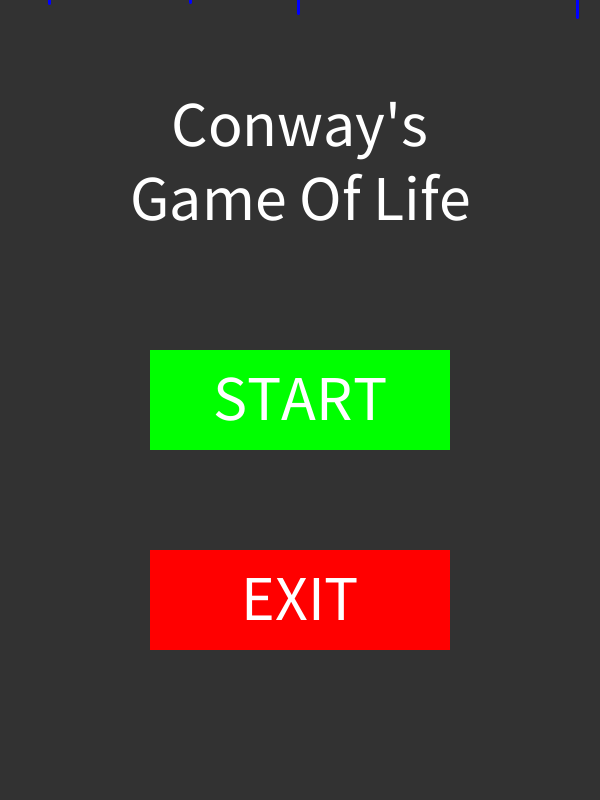
Frame 1 (no input)
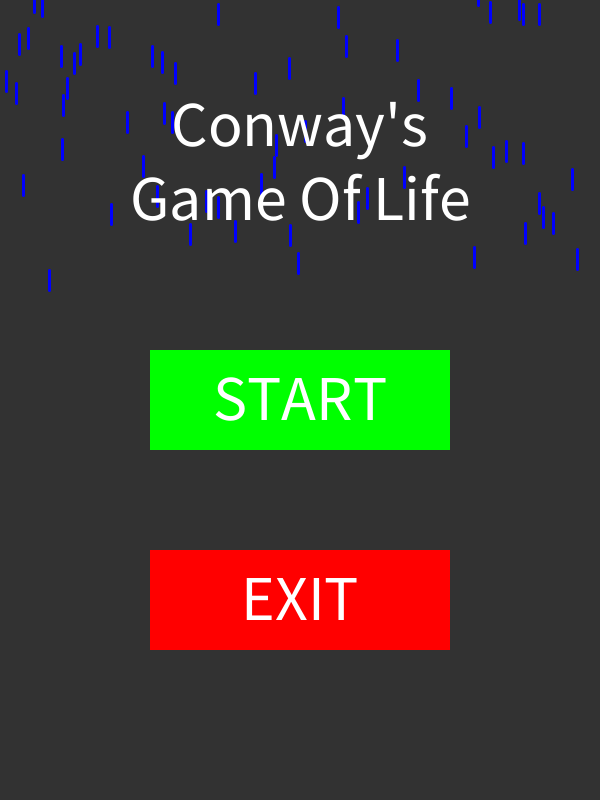
Frame 60 (the mouse pressed at the canvas centre just before this capture)
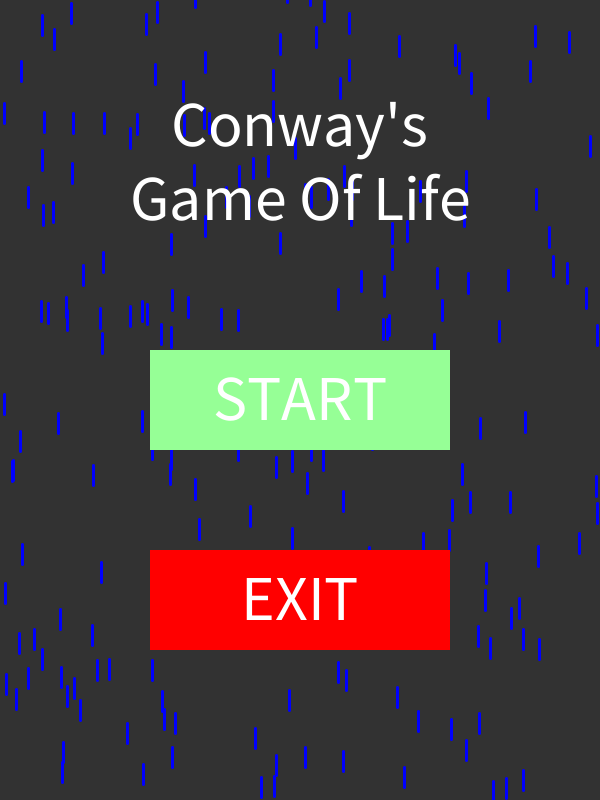
Frame 120 (the mouse held since frame 60 and released just before this capture)

The Processing sketch that drew these frames (run headless with seeded random() and noise(); from frame 60 on, the mouse is pressed at the canvas centre):

// Processing sketch: game_of_life
// ── game_of_life.pde
int margin = 5;
int windowSizeX = 600;
int windowSizeY = 800;
int cellSize = 10;
float scrollX = 218;
boolean started = false;
boolean gameStarted = false;
boolean mouseDown = false;
int speed = 60; //change this to change simulation rate
int iteration = 0;
int neighbours = 0;
int xPos = 0;
int yPos = 0;
color aliveColor = color(255);
color deadColor = color(100);
//int xSize = (width)/(cellSize+margin);
int ySize = (windowSizeY-110)/(cellSize+margin);
int xSize = (windowSizeX)/(cellSize+margin);
boolean[][] deadOrAlive = new boolean[xSize][ySize];
int[][] neighbourCount = new int[xSize][ySize];

drop[] Drop = new drop[1000];

void setup(){
  size(600,800);
  frameRate(60);
  clear();
  fill (150);
  for (int i = 0; i < Drop.length;i++){
   Drop[i] = new drop();
 }
}
void draw(){  
  background(50);
  if (gameStarted){
    mouseCheck();  //<>//
    mouseOver();
    fill(255);
    buttons();  
    if (started && iteration == speed){
      checkNeighbours();
      theMainGame();
      iteration = 0;
    }else if(iteration == speed){
      iteration = 0;
    }else if(iteration > frameRate){
      iteration = 0;
    }
    else{
      iteration ++;
    }
  }
  else{
    //THE RAIN
    strokeWeight(3);
    for (int i = 0; i < Drop.length;i++){
   stroke(0,0,255);
   line(Drop[i].x,Drop[i].y,Drop[i].x,Drop[i].y + 20);
   
   if (Drop[i].y+20 > height){
   Drop[i].y=random(height*-2,0);
   Drop[i].speed=random(1,3);
   }
   Drop[i].speed+=Drop[i].grav;
   Drop[i].y+=Drop[i].speed;
 }
 noStroke();
    drawMenu();
  }
}
void drawMenu(){
  if (mouseX>width/2-150 && mouseX<width/2+150 &&
        mouseY>height/2-50 && mouseY<height/2+50){
          fill(150,255,150);
        }
        else{
          fill(0,255,0);
        }
  rectMode(CENTER);
  rect(width/2,height/2,300,100);
  
  if (mouseX>width/2-150 && mouseX<width/2+150 &&
        mouseY>height - height/4-50 && mouseY<height - height/4+50){
          fill(255,150,150);
        }
        else{
          fill(255,0,0);
        }
  rectMode(CENTER);
  rect(width/2,height - height/4,300,100);
  
  fill(255);
  textAlign(CENTER);
  textSize(64);
  text("START",width/2,height/2+20);
  textAlign(CENTER);
  
  
  textSize(64);
  text("EXIT",width/2,(height - height/4)+20);
  
  textAlign(CENTER);
  textSize(64);
  text("Game Of Life",width/2,height/4+20);
  
  textAlign(CENTER);
  textSize(64);
  text("Conway's",width/2,height/4+20-64-margin*2);
  rectMode(CORNER);
  if(mouseX>width/2-150 && mouseX<width/2+150 &&
        mouseY>height/2-50 && mouseY<height/2+50){
    if (mouseButton == LEFT && mousePressed && mouseX>width/2-150 && mouseX<width/2+150 &&
          mouseY>height/2-50 && mouseY<height/2+50){
      mouseDown=true;
    }else if(mouseDown && !mousePressed && mouseX>width/2-150 && mouseX<width/2+150 &&
          mouseY>height/2-50 && mouseY<height/2+50){
      gameStarted = true;
      mouseDown = false;
    }else{
      mouseDown = false;
    }
  }
  if (mouseX>width/2-150 && mouseX<width/2+150 &&
        mouseY>(height - height/4)-50 && mouseY<(height - height/4)+50){
    if (mouseButton == LEFT && mousePressed && mouseX>width/2-150 && mouseX<width/2+150 &&
          mouseY>(height - height/4)-50 && mouseY<(height - height/4)+50){
      mouseDown=true;
    }else if(mouseDown && !mousePressed && mouseX>width/2-150 && mouseX<width/2+150 &&
          mouseY>(height - height/4)-50 && mouseY<(height - height/4)+50){
      exit();
      mouseDown = false;
    }else{
      mouseDown = false;
    }
  }
}
void theMainGame(){
  for(int i = 0;i<xSize;i++){
    for(int j = 0;j<ySize;j++){
      if (neighbourCount[i][j]<2){
        deadOrAlive[i][j]=false;
      }
      if(neighbourCount[i][j]>3){
        deadOrAlive[i][j]=false;
      }
      /*if (neighbourCount[i][j]==6){ //only re-enable for the "high life"
        deadOrAlive[i][j]=true;
      }*/
      if (neighbourCount[i][j]==3){
        deadOrAlive[i][j]=true;
      }
    }
  }
}
void checkNeighbours(){
  for(int i = 0;i<xSize;i++){
    for(int j = 0;j<ySize;j++){
      neighbours = 0;
      if (i-1>0&&j-1>0){ 
        if (deadOrAlive[i-1][j-1]){
          neighbours++;
        }
      }
      if (i-1>0){
        if (deadOrAlive[i-1][j]){
          neighbours++;
        }
      }
      if (i-1>0&&j+1<ySize){
        if (deadOrAlive[i-1][j+1]){
          neighbours++;
        }
      }
      if (j-1>0){
        if (deadOrAlive[i][j-1]){
          neighbours++;
        }
      }
      if (j+1<ySize){
        if (deadOrAlive[i][j+1]){
          neighbours++;
        }
      }
      if (i+1<xSize&&j-1>0){
        if (deadOrAlive[i+1][j-1]){
          neighbours++;
        }
      }
      if (i+1<xSize){
        if (deadOrAlive[i+1][j]){
          neighbours++;
        }
      }
      if (i+1<xSize&&j+1<ySize){
        if (deadOrAlive[i+1][j+1]){
          neighbours++;
        }
      }
      neighbourCount[i][j]=neighbours;
    }
  }
}
void Clear(){
  for(int i = 0;i<xSize;i++){
    for(int j = 0;j<ySize;j++){
      deadOrAlive[i][j] = false; 
  }
  }
}
boolean clearCheck(){
  for(int i = 0;i<xSize;i++){
    for(int j = 0;j<ySize;j++){
      if (deadOrAlive[i][j]){
        return true;
      }
  }
  }
  return false;
}
void buttons(){
  // play button
  if ((!started) && mouseX>margin && mouseX<margin+100 &&
        mouseY>height-100-margin && mouseY<height-margin){
    fill(150,255,150);
    if (mousePressed){
      started=true;
    }
  }
  else{
  fill(0,255,0);
  }  
  // drawing of play button
  ellipse(margin+50,height-margin-50,100,100);
  
  // stop button
  if (started && mouseX>margin*2+100 && mouseX<margin*2+100*2 &&
        mouseY>height-100-margin && mouseY<height-margin){
    fill(255,150,150);
    if (mousePressed){
      started=false;
    }
  
  }else{
    fill(255,0,0);
  } 
  //drawing of stop button
  ellipse(margin*2+100+50,height-margin-50,100,100);
  
  //drawing of scroll bar back
  fill(225);
  rect(margin*3+100*2,height-105,width-220,20);
  
  fill(100);
  //scroll bar
  if(mousePressed && mouseX>margin*3+100*2+10 && mouseX<width-margin-10 &&
      mouseY<height-105+17 && mouseY>height-105+3){
        
    rect(mouseX-7,height-105+3,14,14);
    scrollX=mouseX-7;
    if (width-scrollX-23 > 224){
      speed = 60;
    }else if (width-scrollX-23 > 208){
      speed = 56;
    }else if (width-scrollX-23 > 192){
      speed = 52;
    }else if (width-scrollX-23 > 176){
      speed = 48;
    }else if (width-scrollX-23 > 160){
      speed = 44;
    }else if (width-scrollX-23 > 144){
      speed = 40;
    }else if (width-scrollX-23 > 128){
      speed = 36;
    }else if (width-scrollX-23 > 112){
      speed = 32;
    }else if (width-scrollX-23 > 96){
      speed = 28;
    }else if (width-scrollX-23 > 80){
      speed = 24;
    }else if (width-scrollX-23 > 64){
      speed = 20;
    }else if (width-scrollX-23 > 48){
      speed = 16;
    }else if (width-scrollX-23 > 32){
      speed = 12;
    }else if (width-scrollX-23 > 16){
      speed = 8;
    }else if (width-scrollX-23 > 0){
      speed = 4;
    }
  }
  else{
    rect(scrollX,height-105+3,14,14);
  }
  //clear button
  if (!clearCheck() && mouseX>margin*3+100*2 && mouseX<(width-220)+margin*3+100*2 &&
        mouseY>(height-110+40)-10 && mouseY<(height-(windowSizeX-margin-40)-80)+(height-110+40)-10){
    fill(150,150,255);
    if (mousePressed){
      gameStarted=false;
    }
  }
   else if (clearCheck() && mouseX>margin*3+100*2 && mouseX<(width-220)+margin*3+100*2 &&
        mouseY>(height-110+40)-10 && mouseY<(height-(windowSizeX-margin-40)-80)+(height-110+40)-10){
    fill(150,150,255);
    if (mousePressed){
      mouseDown = true;
    }else if(mouseDown && !mousePressed){
      started=false;
      Clear();
      mouseDown = false;
    }
  }
  else{
  fill(0,0,255);
  }  
  //drawing of clear button
  rect(margin*3+100*2,(height-110+40)-10,width-220,height-(windowSizeX-margin-40)-80);
}

void mouseOver(){
  for(int y = 0; y < height - margin - cellSize - 110;y += margin + cellSize){
    for(int x = 0; x < width - margin - cellSize - margin;x += margin + cellSize){
      if (mouseX>x+margin && mouseX<x+cellSize+margin &&
        mouseY>y+margin && mouseY<y+cellSize+margin){
          fill (200);
          rect (x+margin,y+margin,cellSize,cellSize);
        }
    }
  }
}
    
void mouseCheck(){
  for(int y = 0; y < margin*ySize + cellSize*(ySize-1);y += margin + cellSize){
    for(int x = 0; x < margin*xSize + cellSize*(xSize-1);x += margin + cellSize){
      if ((!deadOrAlive[xPos][yPos]) && mouseButton == LEFT && mousePressed && mouseX>x+margin && mouseX<x+cellSize+margin &&
        mouseY>y+margin && mouseY<y+cellSize+margin) {
          fill (255);
          deadOrAlive [xPos][yPos] = true;
          rect (x+margin,y+margin,cellSize,cellSize);
      }
      else if((deadOrAlive[xPos][yPos]) && mouseButton == RIGHT && mousePressed && mouseX>x+margin && mouseX<x+cellSize+margin &&
        mouseY>y+margin && mouseY<y+cellSize+margin){
          fill (deadColor);
          deadOrAlive [xPos][yPos] = false;
          rect (x+margin,y+margin,cellSize,cellSize);
      }
      else if(!deadOrAlive[xPos][yPos]){
        fill (deadColor);
        rect (x+margin,y+margin,cellSize,cellSize);
      }
      else if(deadOrAlive[xPos][yPos]){
        fill (aliveColor);
        rect (x+margin,y+margin,cellSize,cellSize);
      }
      xPos++;
    }
    xPos = 0;
    yPos++;
  }
  yPos = 0;
}
// ── drop.pde
class drop{
  float x;
  float y;
  float speed;
  float grav;
  drop(){
   grav = .1;
   x=random(0,width);
   y=random(height*-5,0);
   speed = random(1,2);
  }
}
